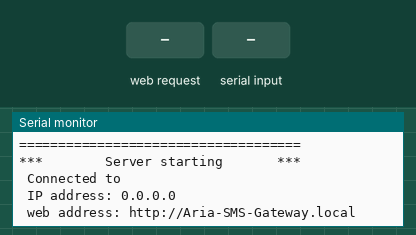
Bench run of a sketch on a simulated ESP8266 (NodeMCU). Parts: the last lines printed to the serial monitor. Inputs (shaded band) come from the test bench. The modem accepts every AT command (registered, SIM ready, sends succeed) and sends nothing else.

Above: at 7.5 s.
7.6 s: HTTP request GET / received
At 8.4 s:
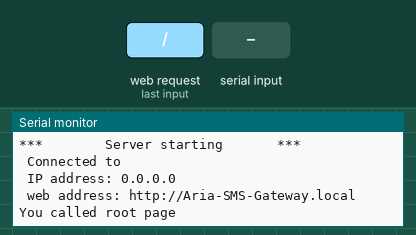
9.3 s: "1" received over the second serial link
At 10.5 s:
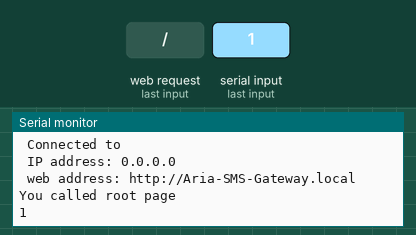
10.8 s: HTTP request GET /plain received
At 11.2 s:
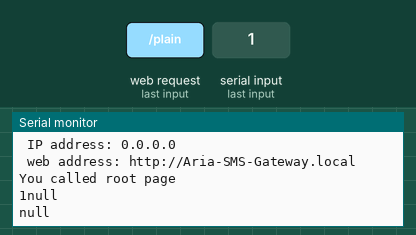
13.3 s: "0" received over the second serial link
At 14.0 s:
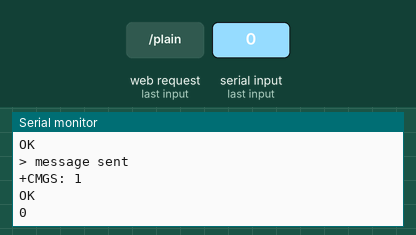

The sketch:

sms_server.ino
```cpp
/*
 * author: alibigdeli
 * website: icc-aria.ir
 * linkedin: Ali Bigdeli
 * email: bigdeli.ali3@gmail.com
 */

#include <ESP8266WiFi.h>
#include <ESP8266WebServer.h>
#include <ESP8266mDNS.h>
#include <ESP8266HTTPUpdateServer.h>
#include <ESP8266WebServerSecure.h>
#include <ArduinoJson.h>
#include <WiFiClient.h>
#include <SoftwareSerial.h>

// varibales to control the service
const char* ssid = "";
const char* password = "";
const char* HostName = "Aria-SMS-Gateway";
const char* update_path = "/firmware";
const char* update_username = "admin";
const char* update_password = "admin";

// creating serial object
SoftwareSerial mySerial(D5, D6);

// creating http updater object
ESP8266HTTPUpdateServer httpUpdater;
ESP8266WebServer httpServer(80);

MDNSResponder mdns;

// serail communicator
void updateSerial()
{
  delay(500);
  while (Serial.available())
  {
    mySerial.write(Serial.read());//Forward what Serial received to Software Serial Port
  }
  while(mySerial.available())
  {
    Serial.write(mySerial.read());//Forward what Software Serial received to Serial Port
  }
}


//function to send sms
void Send_SMS(String number,String msg) {
  mySerial.println("AT+CMGF=1"); // Configuring TEXT mode
  updateSerial();
  String send_to = "AT+CMGS=\""+number+"\"";
  mySerial.println(send_to);//change ZZ with country code and xxxxxxxxxxx with phone number to sms
  updateSerial();
  mySerial.println(msg); //text
  updateSerial();
  Serial.println("message sent");
  mySerial.write(26);
}


void handleRoot() {
 Serial.println("You called root page");
 httpServer.send(200,"text/html","root page");
}


void test(){
  String data = httpServer.arg("plain");
  StaticJsonBuffer<200> jBuffer;
  JsonObject& jObject = jBuffer.parseObject(data);
  String number = jObject["number"];
  String message = jObject["message"];
  Serial.println(number);
  Serial.println(message);
  Send_SMS(number,message);
  httpServer.send(200,"/plain","Message Sent");
}

void setup(void){
  Serial.begin(9600);
  mySerial.begin(9600);
  Serial.println("Initializing...");
  delay(1000);
  mySerial.println("AT"); //Once the handshake test is successful, it will back to OK
  updateSerial();
  delay(1000);
  mySerial.println("AT+CSQ"); //Signal quality test, value range is 0-31 , 31 is the best
  updateSerial();
  delay(1000);
  mySerial.println("AT+CCID"); //Read SIM information to confirm whether the SIM is plugged
  updateSerial();
  delay(1000);
  mySerial.println("AT+CREG?"); //Check whether it has registered in the network
  updateSerial();

  Serial.println("====================================");
  Serial.println("|          Web SMS Server          |");
  Serial.println("|        Author: Ali Bigdeli       |");
  Serial.println("|        Known as: BlackFox        |");
  Serial.println("|        version: 1.1.alpha        |");
  Serial.println("====================================");
  Serial.println("***        Server starting       ***");

  //If connection successful show IP address in serial monitor
  Serial.println("");
  Serial.println("");
  Serial.print(" Connected to ");
  Serial.println(WiFi.SSID());
  Serial.print(" IP address: ");
  Serial.println(WiFi.localIP());  //IP address assigned to your ESP

  // handeling server urls
  httpServer.on("/", handleRoot);
  httpServer.on("/plain",test);
  if(mdns.begin(HostName,WiFi.localIP())){
    Serial.print(" web address: http://");
    Serial.print(HostName);
    Serial.print(".local");
    Serial.println("");
  }

  // handeling updater
  httpUpdater.setup(&httpServer, update_path, update_username, update_password);
  httpServer.begin();

  MDNS.addService("http","tcp",80);

}
  void loop(void){
    updateSerial();
    httpServer.handleClient();
  }
```

Measured:
- after the input at 7.6 s, the serial monitor: prints a new line after 0.23 s (image 1)
- after the input at 9.3 s, the serial monitor: prints a new line at once (image 2)
- after the input at 10.8 s, the serial monitor: prints a new line at once (image 3)
- after the input at 13.3 s, the serial monitor: prints a new line at once (image 4)
